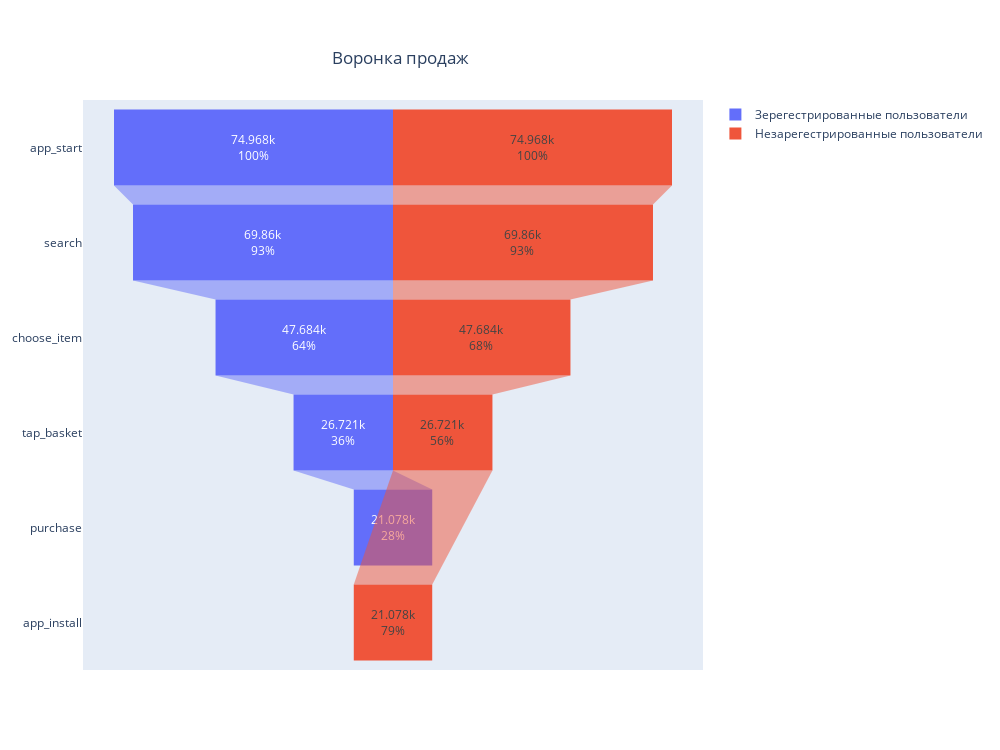

Notebook cell for this chart:
### Markdown cell above
Визуализируем воронки в plotly

### Code cell
fig = go.Figure()

fig.add_trace(go.Funnel(
    name = 'Зерегестрированные пользователи',
    y = reg_evnets.event,
    x = unreg_evnets['count'],
    textinfo = "value+percent initial"))

fig.add_trace(go.Funnel(
    name = 'Незарегестрированные пользователи',
    orientation = "h",
    y = unreg_evnets.event,
    x = unreg_evnets['count'],
    textposition = "inside",
    textinfo = "value+percent previous"))

fig.update_layout(
    autosize=False,
    width=1000,
    height=750, 
    title={
        'text': "Воронка продаж",
        'y':0.93,
        'x':0.4,
        'xanchor': 'center',
        'yanchor': 'top'}
    )


fig.show()

### Figure 1 — Plotly figure (JSON) as saved in the notebook; plotly's stock layout.template omitted (floating-point values rounded to 4 significant figures)
{"data": [{"name": "Зерегестрированные пользователи", "textinfo": "value+percent initial", "type": "funnel", "x": [74968, 69860, 47684, 26721, 21078], "y": ["app_start", "search", "choose_item", "tap_basket", "purchase"]}, {"name": "Незарегестрированные пользователи", "orientation": "h", "textinfo": "value+percent previous", "textposition": "inside", "type": "funnel", "x": [74968, 69860, 47684, 26721, 21078], "y": ["app_start", "search", "choose_item", "tap_basket", "app_install"]}], "layout": {"autosize": false, "height": 750, "title": {"text": "Воронка продаж", "x": 0.4, "xanchor": "center", "y": 0.93, "yanchor": "top"}, "width": 1000}}
